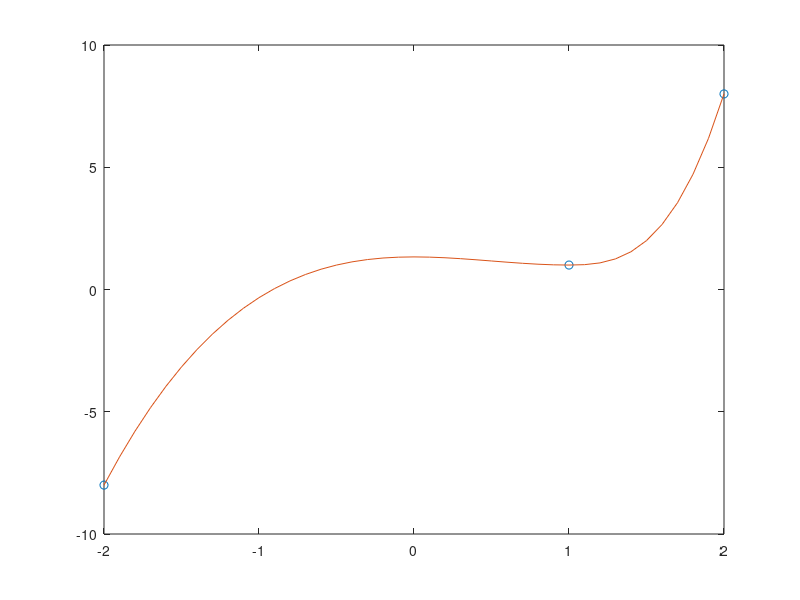

Write the MATLAB code that produced this figure.
%exercicio 44
x=[-2 1 2];
y=[-8 1 8];
s=spline(x,[12 y 20]);
s.coefs
f_l=ppval(s,-1)
plot(x,y,'o')
novo_x=-2: 0.1:2;
novo_f=ppval(s,novo_x);
plot(x,y,'o',novo_x,novo_f)